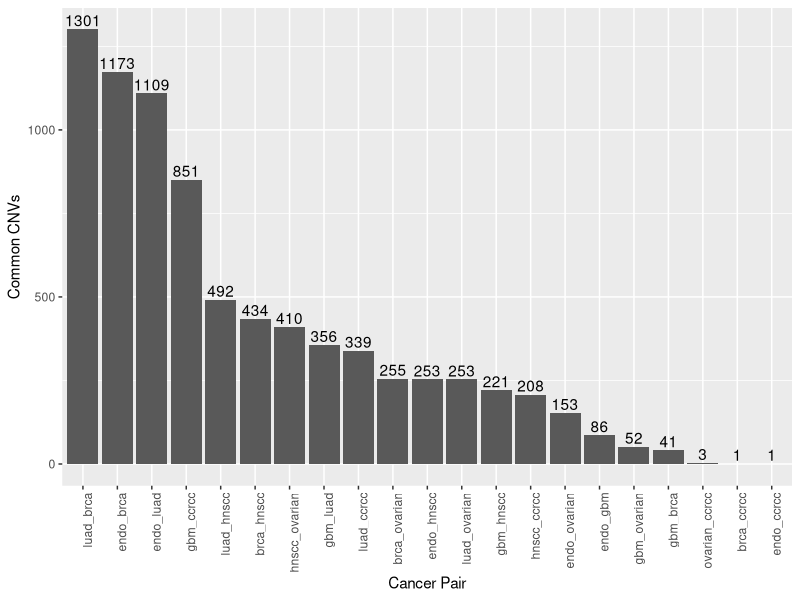

Write R code to recreate this figure.
require(ggplot2)
require(gridExtra)
library(tidyverse)
library(grid)

cnvs <- read_csv('sig_genes_by_cancer.csv')

endo_cnvs = pull(cnvs, ENDO)
gbm_cnvs = pull(cnvs, GBM)
luad_cnvs = pull(cnvs, LUAD)
brca_cnvs = pull(cnvs, BRCA)
hnscc_cnvs = pull(cnvs, HNSCC)
ovarian_cnvs = pull(cnvs, OVARIAN)
ccrcc_cnvs = pull(cnvs, CCRCC)

cancer_types = c()

endo_gbm = Reduce(intersect, list(endo_cnvs, gbm_cnvs))
endo_luad = Reduce(intersect, list(endo_cnvs, luad_cnvs))
endo_brca = Reduce(intersect, list(endo_cnvs, brca_cnvs))
endo_hnscc = Reduce(intersect, list(endo_cnvs, hnscc_cnvs))
endo_ovarian = Reduce(intersect, list(endo_cnvs, ovarian_cnvs))
endo_ccrcc = Reduce(intersect, list(endo_cnvs, ccrcc_cnvs))
gbm_luad = Reduce(intersect, list(gbm_cnvs, luad_cnvs))
gbm_brca = Reduce(intersect, list(gbm_cnvs, brca_cnvs))
gbm_hnscc = Reduce(intersect, list(gbm_cnvs, hnscc_cnvs))
gbm_ovarian = Reduce(intersect, list(gbm_cnvs, ovarian_cnvs))
gbm_ccrcc = Reduce(intersect, list(gbm_cnvs, ccrcc_cnvs))
luad_brca = Reduce(intersect, list(luad_cnvs, brca_cnvs))
luad_hnscc = Reduce(intersect, list(luad_cnvs, hnscc_cnvs))
luad_ovarian = Reduce(intersect, list(luad_cnvs, ovarian_cnvs))
luad_ccrcc = Reduce(intersect, list(luad_cnvs, ccrcc_cnvs))
brca_hnscc = Reduce(intersect, list(brca_cnvs, hnscc_cnvs))
brca_ovarian = Reduce(intersect, list(brca_cnvs, ovarian_cnvs))
brca_ccrcc = Reduce(intersect, list(brca_cnvs, ccrcc_cnvs))
hnscc_ovarian = Reduce(intersect, list(hnscc_cnvs, ovarian_cnvs))
hnscc_ccrcc = Reduce(intersect, list(hnscc_cnvs, ccrcc_cnvs))
ovarian_ccrcc = Reduce(intersect, list(ovarian_cnvs, ccrcc_cnvs))


data = tribble( ~pair, ~count,
"endo_gbm", length(Reduce(intersect, list(endo_cnvs, gbm_cnvs))),
"endo_luad", length(Reduce(intersect, list(endo_cnvs, luad_cnvs))),
"endo_brca", length(Reduce(intersect, list(endo_cnvs, brca_cnvs))),
"endo_hnscc", length(Reduce(intersect, list(endo_cnvs, hnscc_cnvs))),
"endo_ovarian", length(Reduce(intersect, list(endo_cnvs, ovarian_cnvs))),
"endo_ccrcc", length(Reduce(intersect, list(endo_cnvs, ccrcc_cnvs))),
"gbm_luad", length(Reduce(intersect, list(gbm_cnvs, luad_cnvs))),
"gbm_brca", length(Reduce(intersect, list(gbm_cnvs, brca_cnvs))),
"gbm_hnscc", length(Reduce(intersect, list(gbm_cnvs, hnscc_cnvs))),
"gbm_ovarian", length(Reduce(intersect, list(gbm_cnvs, ovarian_cnvs))),
"gbm_ccrcc", length(Reduce(intersect, list(gbm_cnvs, ccrcc_cnvs))),
"luad_brca", length(Reduce(intersect, list(luad_cnvs, brca_cnvs))),
"luad_hnscc", length(Reduce(intersect, list(luad_cnvs, hnscc_cnvs))),
"luad_ovarian", length(Reduce(intersect, list(luad_cnvs, ovarian_cnvs))),
"luad_ccrcc", length(Reduce(intersect, list(luad_cnvs, ccrcc_cnvs))),
"brca_hnscc", length(Reduce(intersect, list(brca_cnvs, hnscc_cnvs))),
"brca_ovarian", length(Reduce(intersect, list(brca_cnvs, ovarian_cnvs))),
"brca_ccrcc", length(Reduce(intersect, list(brca_cnvs, ccrcc_cnvs))),
"hnscc_ovarian", length(Reduce(intersect, list(hnscc_cnvs, ovarian_cnvs))),
"hnscc_ccrcc", length(Reduce(intersect, list(hnscc_cnvs, ccrcc_cnvs))),
"ovarian_ccrcc", length(Reduce(intersect, list(ovarian_cnvs, ccrcc_cnvs)))
)
data = arrange(data, count)
ggplot(data, aes(x=reorder(pair, -count), y=count)) +
  geom_col(position = 'dodge') + 
  geom_text(aes(label=count), position=position_dodge(width=0.9), vjust=-0.25) +
  theme(axis.text.x = element_text(angle = 90, hjust = 1)) +
  xlab("Cancer Pair") +
  ylab("Common CNVs")